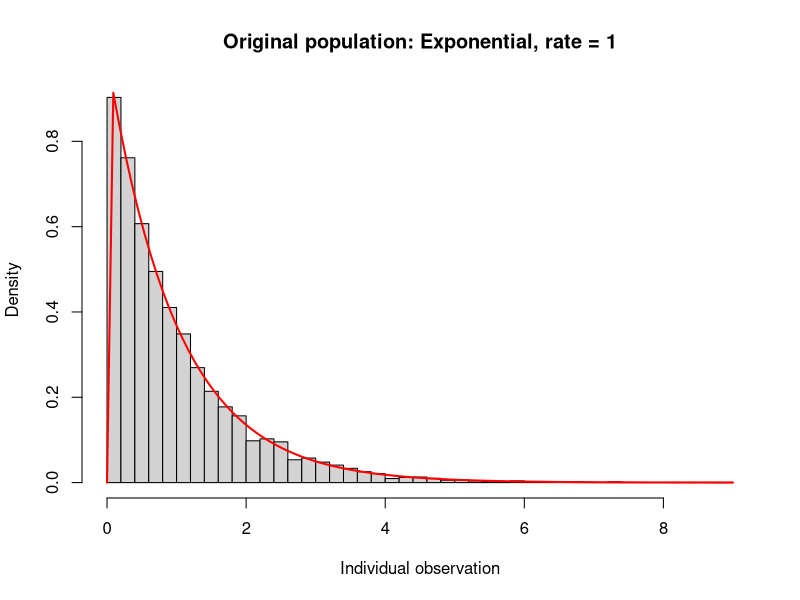
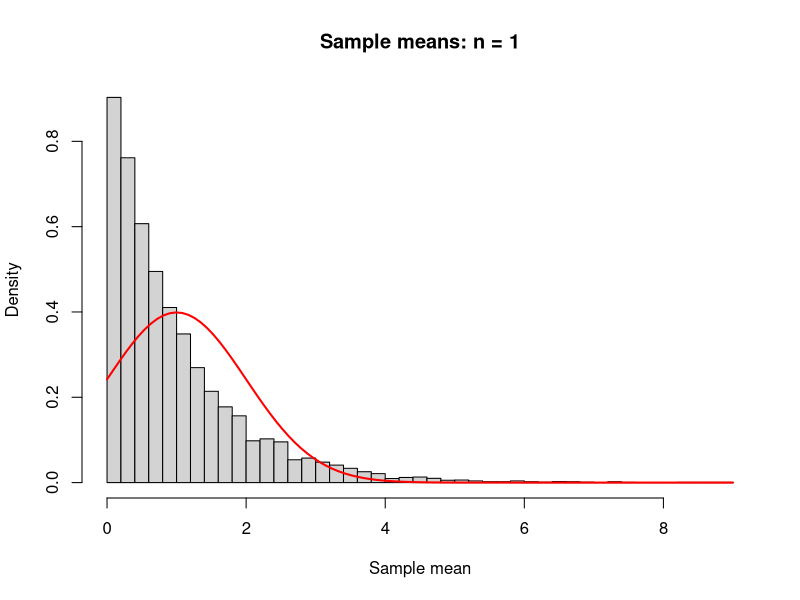
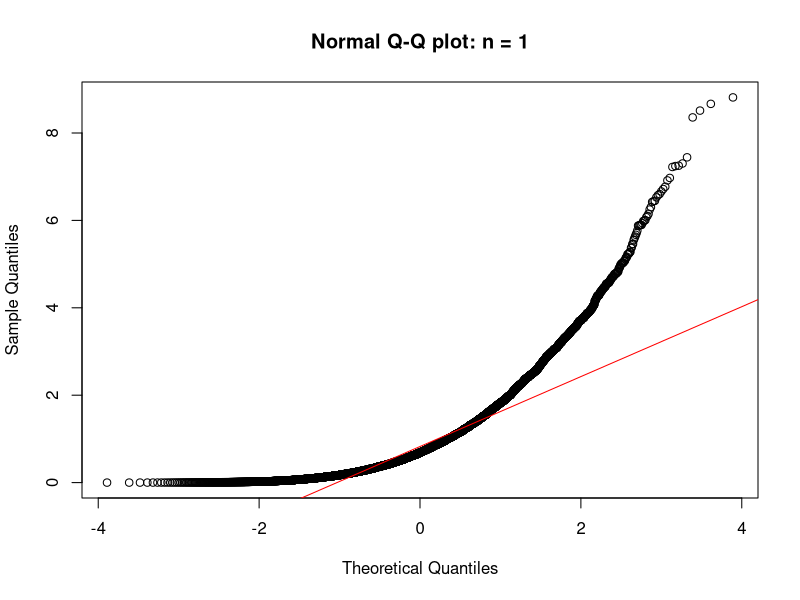
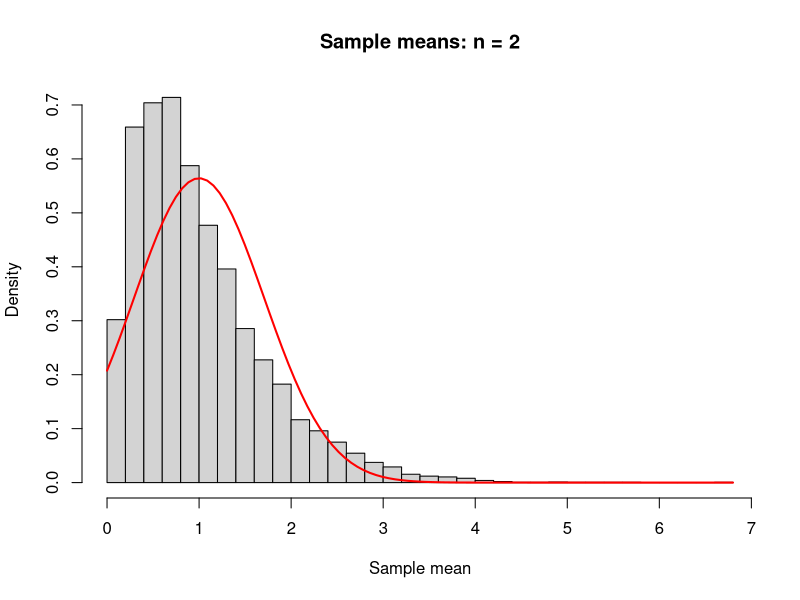
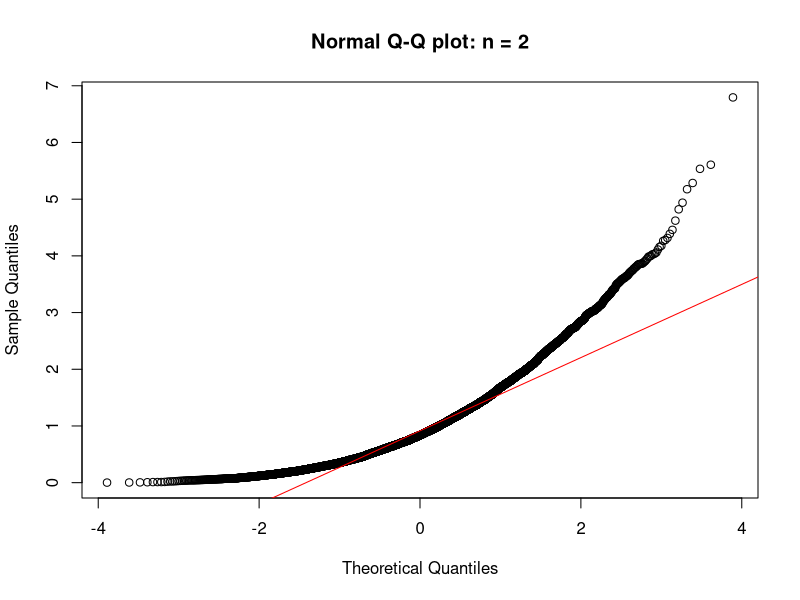
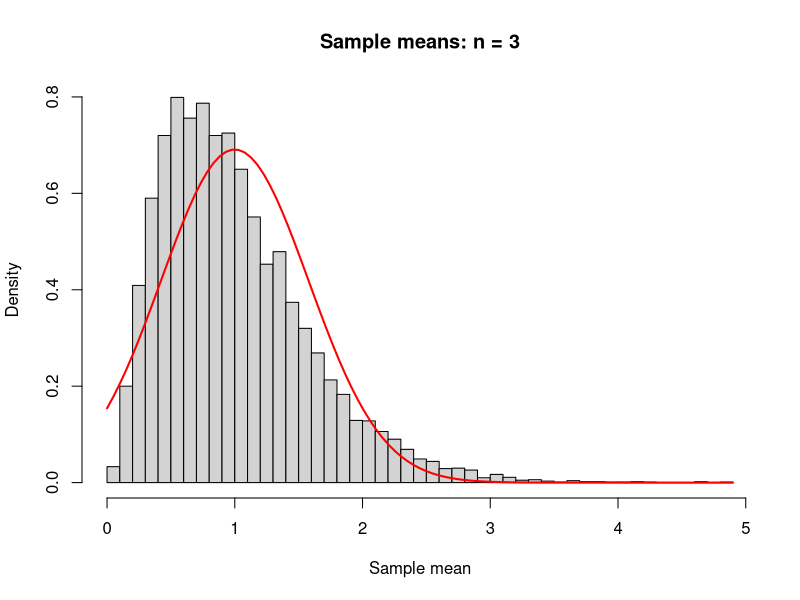
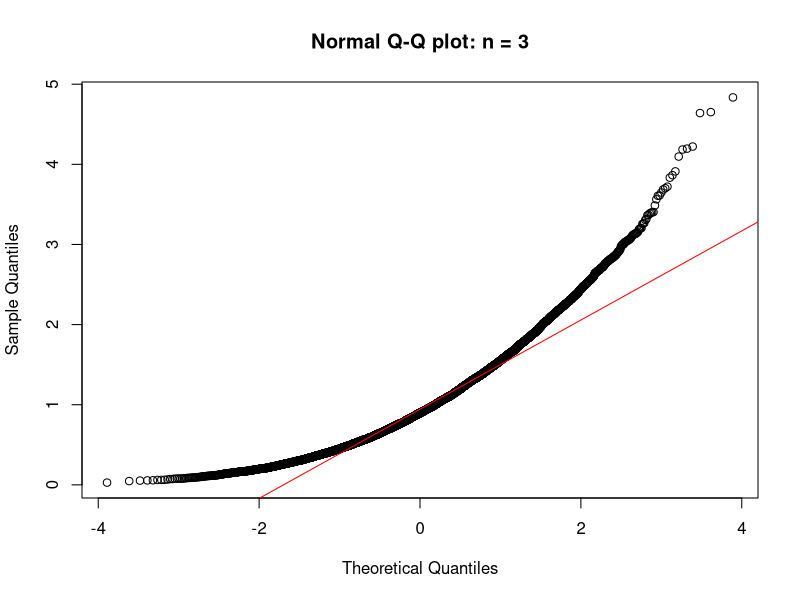
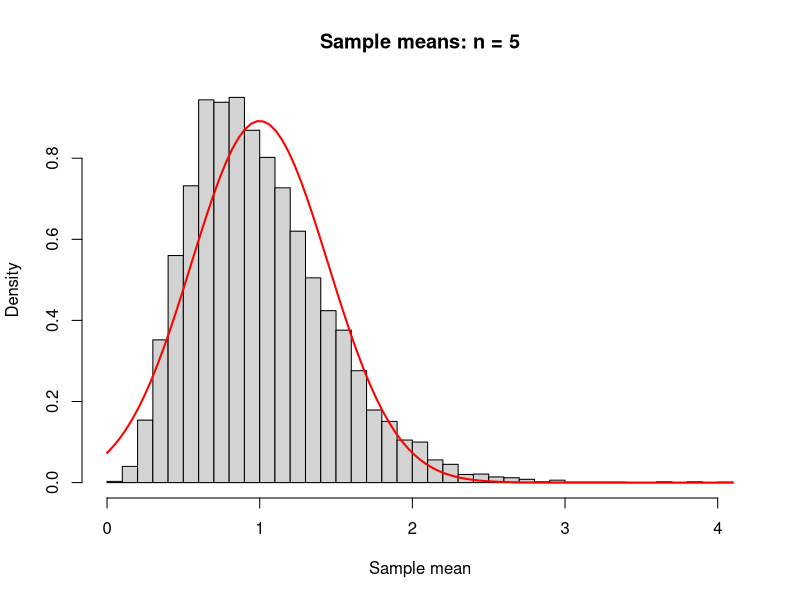

Write R code to recreate these figures, in order.
## ---- chunk 1
seed <- 9686
B <- 10000
set.seed(seed)

population_sample <- rexp(B, rate = 1)

hist(
  population_sample,
  breaks = 40,
  probability = TRUE,
  main = "Original population: Exponential, rate = 1",
  xlab = "Individual observation"
)

curve(dexp(x, rate = 1), add = TRUE, col = "red", lwd = 2)
## ---- chunk 2
sample_sizes <- c(1, 2, 3, 5, 10, 20, 30, 50, 100, 125, 150, 200)
results <- data.frame()

normal_quartiles <- qnorm(c(0.25, 0.75))

for (n in sample_sizes) {
  set.seed(seed)
  means <- replicate(
    B,
    mean(rexp(n, rate = 1))
  )
  
  # Get Q-Q point coordinates without drawing a plot
  qq_points <- qqnorm(means, plot.it = FALSE)
  
  # Reconstruct the reference line drawn by qqline()
  observed_quartiles <- as.numeric(
    quantile(means, c(0.25, 0.75))
  )
  
  slope <- diff(observed_quartiles) / diff(normal_quartiles)
  intercept <- observed_quartiles[1] -
    slope * normal_quartiles[1]
  
  # Measure vertical departures from the line
  line_values <- intercept + slope * qq_points$x
  differences <- qq_points$y - line_values
  
  qq_rmse <- sqrt(mean(differences^2))
  normalized_qq_rmse <- qq_rmse / slope
  
  results <- rbind(
    results,
    data.frame(
      n = n,
      simulated_mean = mean(means),
      simulated_SE = sd(means),
      theoretical_SE = 1 / sqrt(n),
      QQ_RMSE = qq_rmse,
      normalized_QQ_RMSE = normalized_qq_rmse
    )
  )
  
  if (n %in% c(1, 2, 3, 5, 10, 20, 30, 50, 100, 125, 150, 200)) {
    hist(
      means,
      breaks = 40,
      probability = TRUE,
      main = paste("Sample means: n =", n),
      xlab = "Sample mean",
      ylab = "Density"
    )
    
    curve(
      dnorm(x, mean = 1, sd = 1 / sqrt(n)),
      add = TRUE,
      col = "red",
      lwd = 2
    )
    
    qqnorm(means, main = paste("Normal Q-Q plot: n =", n))
    qqline(means, col = "red")
  }
}

knitr::kable(results, digits = 4)
## ---- chunk 3
sample_sizes <- c(1, 2, 3, 5, 10, 20, 30, 50, 100, 125, 150, 200)
results <- data.frame()

normal_quartiles <- qnorm(c(0.25, 0.75))

for (n in sample_sizes) {
  set.seed(0176)
  means <- replicate(
    B,
    mean(rexp(n, rate = 1))
  )
  
  # Get Q-Q point coordinates without drawing a plot
  qq_points <- qqnorm(means, plot.it = FALSE)
  
  # Reconstruct the reference line drawn by qqline()
  observed_quartiles <- as.numeric(
    quantile(means, c(0.25, 0.75))
  )
  
  slope <- diff(observed_quartiles) / diff(normal_quartiles)
  intercept <- observed_quartiles[1] -
    slope * normal_quartiles[1]
  
  # Measure vertical departures from the line
  line_values <- intercept + slope * qq_points$x
  differences <- qq_points$y - line_values
  
  qq_rmse <- sqrt(mean(differences^2))
  normalized_qq_rmse <- qq_rmse / slope
  
  results <- rbind(
    results,
    data.frame(
      n = n,
      simulated_mean = mean(means),
      simulated_SE = sd(means),
      theoretical_SE = 1 / sqrt(n),
      QQ_RMSE = qq_rmse,
      normalized_QQ_RMSE = normalized_qq_rmse
    )
  )
  
  if (n %in% c(1, 2, 3, 5, 10, 20, 30, 50, 100, 125, 150, 200)) {
    hist(
      means,
      breaks = 40,
      probability = TRUE,
      main = paste("Sample means: n =", n),
      xlab = "Sample mean",
      ylab = "Density"
    )
    
    curve(
      dnorm(x, mean = 1, sd = 1 / sqrt(n)),
      add = TRUE,
      col = "red",
      lwd = 2
    )
    
    qqnorm(means, main = paste("Normal Q-Q plot: n =", n))
    qqline(means, col = "red")
  }
}

knitr::kable(results, digits = 4)
